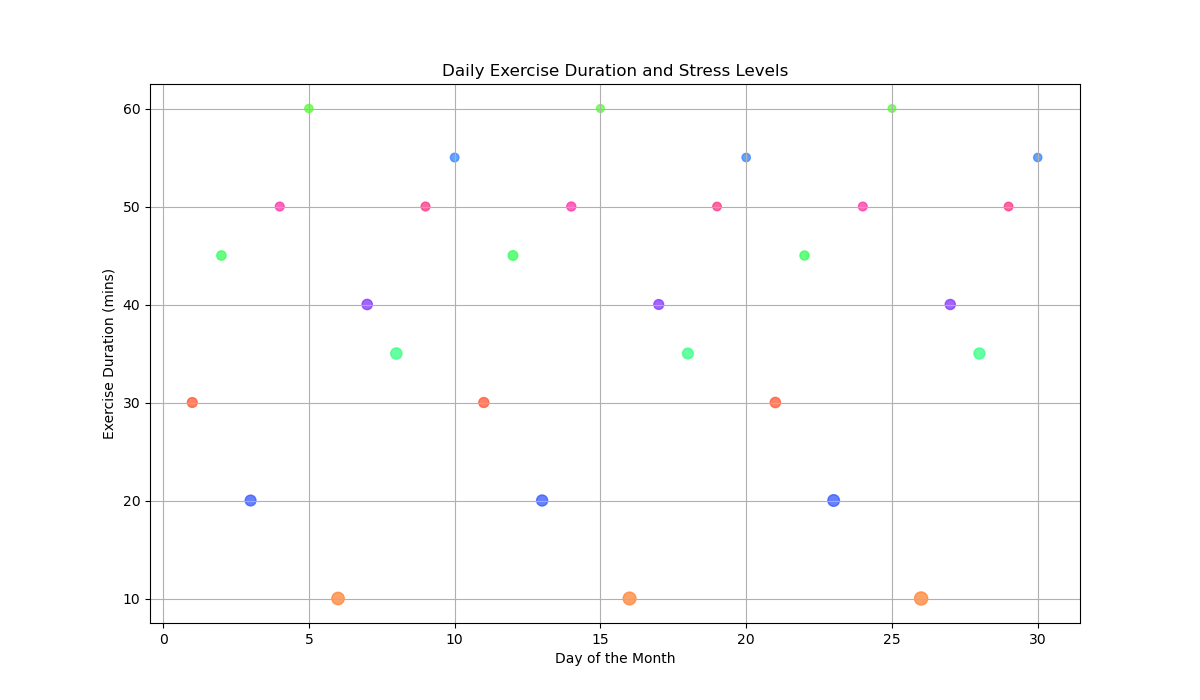

This figure's Python source:

import matplotlib.pyplot as plt

# Data
days = [
    1, 2, 3, 4, 5, 6, 7, 8, 9, 10,
    11, 12, 13, 14, 15, 16, 17, 18, 19, 20,
    21, 22, 23, 24, 25, 26, 27, 28, 29, 30
]
exercise_duration = [
    30, 45, 20, 50, 60, 10, 40, 35, 50, 55,
    30, 45, 20, 50, 60, 10, 40, 35, 50, 55,
    30, 45, 20, 50, 60, 10, 40, 35, 50, 55
]
stress_level = [
    40, 35, 50, 30, 25, 70, 45, 55, 30, 28,
    42, 38, 53, 32, 22, 75, 40, 50, 27, 26,
    45, 33, 60, 29, 20, 80, 43, 52, 28, 25
]

# Map the exercise duration to a color
exercise_colors = [
    '#FF5733', '#33FF57', '#3357FF', '#FF33A8', '#57FF33',
    '#FF8333', '#8333FF', '#33FF83', '#FF3385', '#3385FF',
    '#FF5733', '#33FF57', '#3357FF', '#FF33A8', '#57FF33',
    '#FF8333', '#8333FF', '#33FF83', '#FF3385', '#3385FF',
    '#FF5733', '#33FF57', '#3357FF', '#FF33A8', '#57FF33',
    '#FF8333', '#8333FF', '#33FF83', '#FF3385', '#3385FF'
]

# Scatter plot
fig, ax = plt.subplots(figsize=(12, 7))  # Changed width and height
sc = ax.scatter(days, exercise_duration, s=[s + 10 for s in stress_level], c=exercise_colors, alpha=0.75)

# Customizing the axes and title
ax.set_xlabel('Day of the Month')
ax.set_ylabel('Exercise Duration (mins)')
ax.set_title('Daily Exercise Duration and Stress Levels')
ax.grid(True)

# Show plot
plt.show()
